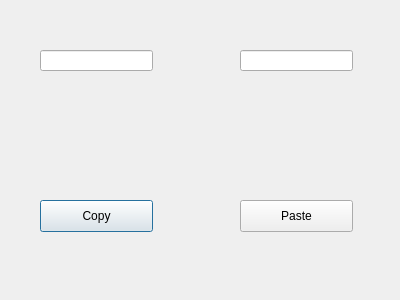
<?xml version="1.0" encoding="UTF-8"?>
<ui version="4.0">
 <class>Dialog</class>
 <widget class="QDialog" name="Dialog">
  <property name="geometry">
   <rect>
    <x>0</x>
    <y>0</y>
    <width>400</width>
    <height>300</height>
   </rect>
  </property>
  <property name="windowTitle">
   <string>Dialog</string>
  </property>
  <widget class="QPushButton" name="pushButton">
   <property name="geometry">
    <rect>
     <x>40</x>
     <y>200</y>
     <width>113</width>
     <height>32</height>
    </rect>
   </property>
   <property name="text">
    <string>Copy</string>
   </property>
  </widget>
  <widget class="QLineEdit" name="lineEdit">
   <property name="geometry">
    <rect>
     <x>40</x>
     <y>50</y>
     <width>113</width>
     <height>21</height>
    </rect>
   </property>
  </widget>
  <widget class="QLineEdit" name="lineEdit_2">
   <property name="geometry">
    <rect>
     <x>240</x>
     <y>50</y>
     <width>113</width>
     <height>21</height>
    </rect>
   </property>
  </widget>
  <widget class="QPushButton" name="pushButton_2">
   <property name="geometry">
    <rect>
     <x>240</x>
     <y>200</y>
     <width>113</width>
     <height>32</height>
    </rect>
   </property>
   <property name="text">
    <string>Paste</string>
   </property>
  </widget>
 </widget>
 <resources/>
 <connections>
  <connection>
   <sender>pushButton</sender>
   <signal>pressed()</signal>
   <receiver>lineEdit</receiver>
   <slot>selectAll()</slot>
   <hints>
    <hint type="sourcelabel">
     <x>108</x>
     <y>210</y>
    </hint>
    <hint type="destinationlabel">
     <x>101</x>
     <y>60</y>
    </hint>
   </hints>
  </connection>
  <connection>
   <sender>pushButton</sender>
   <signal>released()</signal>
   <receiver>lineEdit</receiver>
   <slot>copy()</slot>
   <hints>
    <hint type="sourcelabel">
     <x>70</x>
     <y>213</y>
    </hint>
    <hint type="destinationlabel">
     <x>82</x>
     <y>60</y>
    </hint>
   </hints>
  </connection>
  <connection>
   <sender>pushButton_2</sender>
   <signal>clicked()</signal>
   <receiver>lineEdit_2</receiver>
   <slot>paste()</slot>
   <hints>
    <hint type="sourcelabel">
     <x>313</x>
     <y>222</y>
    </hint>
    <hint type="destinationlabel">
     <x>308</x>
     <y>61</y>
    </hint>
   </hints>
  </connection>
 </connections>
</ui>
